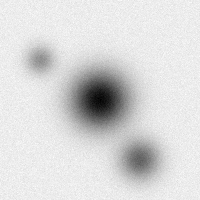
#> input picture tua_gercek_ay.tif, 200 x 200 px
$ python tua_navigasyon.py
#> lines starting #> are read from the running program, lines starting #| are printed output that depends on the picture
import numpy as np
import matplotlib.pyplot as plt
import tifffile as tiff
import heapq

print("--- TUA GÖREV KONTROL ---")
print("Uçuş Bilgisayarı Başlatılıyor...")
print("Araç hafızasındaki NASA LRO verileri okunuyor...")

dosya_yolu = 'tua_gercek_ay.tif'

try:
    # 1. GERÇEK NASA VERİSİNİ MATRİSE ÇEVİRME
    gercek_yuzey_verisi = tiff.imread(dosya_yolu)
#> gercek_yuzey_verisi is the input picture: shape (200, 200) float32; min -26.05, max 1.99, mean -2.18

    # Haritayı işlemeden önce boyutlarını kontrol edip 200x200'lük bir alan kesiyoruz
    merkez_y, merkez_x = gercek_yuzey_verisi.shape[0] // 2, gercek_yuzey_verisi.shape[1] // 2
#> merkez_y = 100; merkez_x = 100
    kirpilmis_yuzey = gercek_yuzey_verisi[merkez_y-100:merkez_y+100, merkez_x-100:merkez_x+100]

    print("Yüzey taraması tamamlandı. Tehlikeli krater eğimleri hesaplanıyor...")

    # 2. TEHLİKE (HAZARD) ANALİZİ (Eğim / Gradyan Hesabı)
    gy, gx = np.gradient(kirpilmis_yuzey)
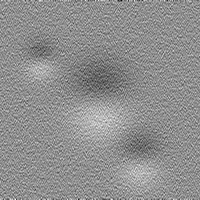
#> gy: shape (200, 200) float32; min -2.5, max 1.95, mean -0.000489; drawn with min black and max white
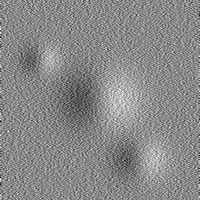
#> gx: shape (200, 200) float32; min -2.03, max 1.74, mean -0.00049; drawn with min black and max white
    egim_matrisi = np.sqrt(gx**2 + gy**2)
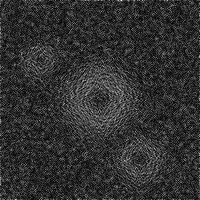
#> egim_matrisi: shape (200, 200) float32; min 0.00413, max 2.58, mean 0.505; drawn with min black and max white

    # Eğimin en dik %15'lik kısmını tehlikeli (siyah) sayıyoruz
    maksimum_guvenli_egim = np.percentile(egim_matrisi, 85)
#> maksimum_guvenli_egim = 0.792
    engel_matrisi = np.where(egim_matrisi > maksimum_guvenli_egim, 1, 0)
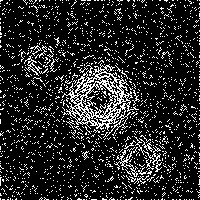
#> engel_matrisi: shape (200, 200) int64; values 0 (black) and 1 (white), 15% white in thin lines or dots

    # 3. A* (A-STAR) YAPAY ZEKA OTONOM YOL BULMA
    def astar_rotasi(engel_matrisi, baslangic, hedef):
#> called with baslangic = (20, 20), hedef = (170, 160)
        komsular = [(0,1), (0,-1), (1,0), (-1,0), (1,1), (1,-1), (-1,1), (-1,-1)]
        kapatilanlar = set()
        gelis_yonu = {}
        g_skoru = {baslangic: 0}
        f_skoru = {baslangic: np.abs(baslangic[0] - hedef[0]) + np.abs(baslangic[1] - hedef[1])}

        acik_liste = []
        heapq.heappush(acik_liste, (f_skoru[baslangic], baslangic))

        while acik_liste:
            _, aktif = heapq.heappop(acik_liste)

            if aktif == hedef:
                yol = []
                while aktif in gelis_yonu:
                    yol.append(aktif)
                    aktif = gelis_yonu[aktif]
                yol.append(baslangic)
                return yol[::-1]

            kapatilanlar.add(aktif)

            for i, j in komsular:
                komsu = (aktif[0] + i, aktif[1] + j)
                if 0 <= komsu[0] < engel_matrisi.shape[0] and 0 <= komsu[1] < engel_matrisi.shape[1]:
                    # EĞER HEDEF NOKTASI ENGELE DENK GELİRSE, O NOKTAYI GEÇİCİ OLARAK GÜVENLİ SAY
                    if engel_matrisi[komsu[0]][komsu[1]] == 1 and komsu != hedef:
                        continue
                    if komsu in kapatilanlar:
                        continue

                    maliyet = 1.414 if i != 0 and j != 0 else 1
                    gecici_g = g_skoru[aktif] + maliyet

                    if komsu not in g_skoru or gecici_g < g_skoru[komsu]:
                        gelis_yonu[komsu] = aktif
                        g_skoru[komsu] = gecici_g
                        f_skoru[komsu] = gecici_g + (np.abs(komsu[0] - hedef[0]) + np.abs(komsu[1] - hedef[1]))
                        heapq.heappush(acik_liste, (f_skoru[komsu], komsu))
        return []

    # --- KOORDİNAT DÜZELTMESİ (ROTA ÇIKMASI İÇİN) ---
    arac_konumu = (20, 20)      # Sol üst köşeden biraz içeride
    hedef_konum = (170, 160)    # Sağ alt köşede ama tam kraterin içinde değil

    print("Yapay Zeka otonom iniş rotasını hesaplıyor...")
    bulunan_yol = astar_rotasi(engel_matrisi, arac_konumu, hedef_konum)
#> bulunan_yol = 192 pairs, first value 20 to 170, second value 20 to 162

    # 4. JÜRİ SUNUMU İÇİN GÖRSELLEŞTİRME
    fig, ax = plt.subplots(1, 2, figsize=(16, 7))

    # Sol Panel: Yükseklik Verisi
    im1 = ax[0].imshow(kirpilmis_yuzey, cmap='terrain')
    ax[0].set_title('NASA LRO Ay Yüzeyi Topografyası')
    fig.colorbar(im1, ax=ax[0], label='Yükseklik (Metre)')

    # Sağ Panel: Tehlike Analizi ve A* Rotası
    ax[1].imshow(engel_matrisi, cmap='Greys')
    ax[1].set_title('Otonom İniş: Engelden Kaçış ve Rota Planlama')

    if bulunan_yol:
        y_kord, x_kord = zip(*bulunan_yol)
#> y_kord = 192 values, max 170 at index 191, min 20 at index 0, mean 90.79; x_kord = 192 values, max 162 at index 183, min 20 at index 0, mean 107.5
        ax[1].plot(x_kord, y_kord, color='cyan', linewidth=3, label='Hesaplanan Otonom Rota')
        print(f"BAŞARILI: {len(bulunan_yol)} adımlık güvenli rota oluşturuldu.")
#| BAŞARILI: 192 adımlık güvenli rota oluşturuldu.
    else:
        print("UYARI: Güvenli bir rota bulunamadı! Hedef çok tehlikeli bir bölgede.")

    ax[1].plot(arac_konumu[1], arac_konumu[0], 'bo', markersize=10, label='Rover Mevcut Konum')
    ax[1].plot(hedef_konum[1], hedef_konum[0], 'go', markersize=10, label='Güvenli Hedef Noktası')
    ax[1].legend(loc='upper right')

    plt.tight_layout()
    plt.show()
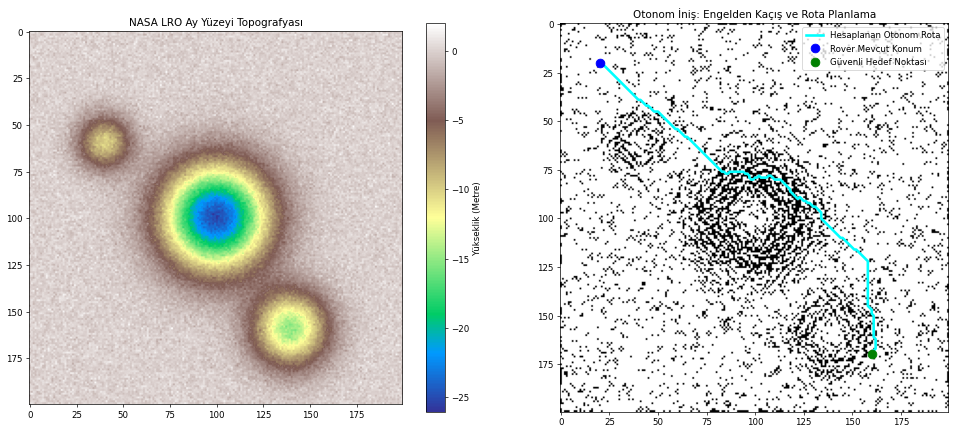
#> figure drawn by matplotlib, 3 panels

except Exception as e:
    print(f"Kritik Hata: {e}")
